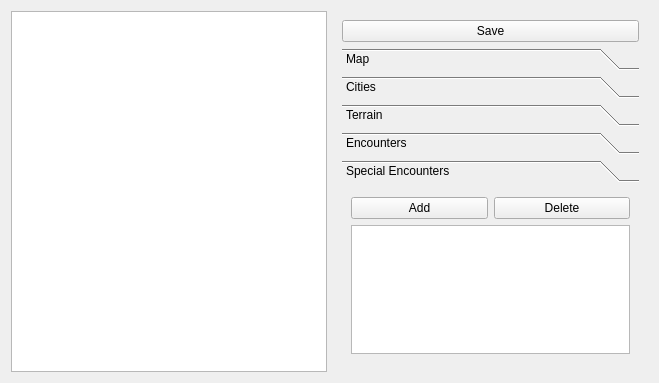
<?xml version="1.0" encoding="UTF-8"?>
<ui version="4.0">
 <class>WorldmapEditor</class>
 <widget class="QWidget" name="WorldmapEditor">
  <property name="geometry">
   <rect>
    <x>0</x>
    <y>0</y>
    <width>659</width>
    <height>383</height>
   </rect>
  </property>
  <property name="windowTitle">
   <string>Form</string>
  </property>
  <layout class="QHBoxLayout" name="horizontalLayout">
   <item>
    <widget class="QGraphicsView" name="graphicsView">
     <property name="sizePolicy">
      <sizepolicy hsizetype="Expanding" vsizetype="Expanding">
       <horstretch>0</horstretch>
       <verstretch>0</verstretch>
      </sizepolicy>
     </property>
    </widget>
   </item>
   <item>
    <widget class="QWidget" name="widget" native="true">
     <property name="sizePolicy">
      <sizepolicy hsizetype="MinimumExpanding" vsizetype="Preferred">
       <horstretch>0</horstretch>
       <verstretch>0</verstretch>
      </sizepolicy>
     </property>
     <layout class="QVBoxLayout" name="verticalLayout">
      <item>
       <widget class="QPushButton" name="buttonSave">
        <property name="text">
         <string>Save</string>
        </property>
       </widget>
      </item>
      <item>
       <widget class="QToolBox" name="toolBox">
        <property name="currentIndex">
         <number>4</number>
        </property>
        <widget class="QWidget" name="pageMap">
         <property name="geometry">
          <rect>
           <x>0</x>
           <y>0</y>
           <width>305</width>
           <height>194</height>
          </rect>
         </property>
         <attribute name="label">
          <string>Map</string>
         </attribute>
         <layout class="QVBoxLayout" name="verticalLayout_4">
          <item>
           <widget class="QGroupBox" name="groupBox">
            <property name="sizePolicy">
             <sizepolicy hsizetype="Preferred" vsizetype="Preferred">
              <horstretch>0</horstretch>
              <verstretch>0</verstretch>
             </sizepolicy>
            </property>
            <property name="title">
             <string>Tile Pixel Size</string>
            </property>
            <layout class="QGridLayout" name="gridLayout_4">
             <item row="2" column="1">
              <widget class="QSpinBox" name="tileSizeY"/>
             </item>
             <item row="2" column="0">
              <widget class="QLabel" name="label_10">
               <property name="text">
                <string>Y</string>
               </property>
              </widget>
             </item>
             <item row="1" column="1">
              <widget class="QSpinBox" name="tileSizeX"/>
             </item>
             <item row="1" column="0">
              <widget class="QLabel" name="label_9">
               <property name="text">
                <string>X</string>
               </property>
              </widget>
             </item>
            </layout>
           </widget>
          </item>
          <item>
           <widget class="QGroupBox" name="groupBox_2">
            <property name="title">
             <string>Amount of Tiles</string>
            </property>
            <layout class="QGridLayout" name="gridLayout_5">
             <item row="2" column="1">
              <widget class="QSpinBox" name="mapSizeY"/>
             </item>
             <item row="2" column="0">
              <widget class="QLabel" name="label_12">
               <property name="text">
                <string>Y</string>
               </property>
              </widget>
             </item>
             <item row="0" column="0">
              <widget class="QLabel" name="label_11">
               <property name="text">
                <string>X</string>
               </property>
              </widget>
             </item>
             <item row="0" column="1">
              <widget class="QSpinBox" name="mapSizeX"/>
             </item>
            </layout>
           </widget>
          </item>
         </layout>
        </widget>
        <widget class="QWidget" name="pageCity">
         <property name="geometry">
          <rect>
           <x>0</x>
           <y>0</y>
           <width>288</width>
           <height>260</height>
          </rect>
         </property>
         <attribute name="label">
          <string>Cities</string>
         </attribute>
         <layout class="QVBoxLayout" name="verticalLayout_2">
          <item>
           <widget class="QPushButton" name="buttonAddCity">
            <property name="text">
             <string>Add City</string>
            </property>
           </widget>
          </item>
          <item>
           <widget class="QListWidget" name="cityList"/>
          </item>
          <item>
           <widget class="QFrame" name="cityFrame">
            <property name="enabled">
             <bool>false</bool>
            </property>
            <property name="frameShape">
             <enum>QFrame::StyledPanel</enum>
            </property>
            <property name="frameShadow">
             <enum>QFrame::Raised</enum>
            </property>
            <layout class="QGridLayout" name="gridLayout">
             <item row="2" column="0">
              <widget class="QLabel" name="label_2">
               <property name="text">
                <string>Position Y</string>
               </property>
              </widget>
             </item>
             <item row="4" column="0">
              <widget class="QLabel" name="label_4">
               <property name="text">
                <string>Visible</string>
               </property>
              </widget>
             </item>
             <item row="2" column="1">
              <widget class="QDoubleSpinBox" name="cityPosY">
               <property name="maximum">
                <double>99999.990000000005239</double>
               </property>
              </widget>
             </item>
             <item row="3" column="1">
              <widget class="QDoubleSpinBox" name="cityRadius"/>
             </item>
             <item row="4" column="1">
              <widget class="QCheckBox" name="cityVisible">
               <property name="text">
                <string/>
               </property>
              </widget>
             </item>
             <item row="1" column="0">
              <widget class="QLabel" name="label">
               <property name="text">
                <string>Position X</string>
               </property>
              </widget>
             </item>
             <item row="0" column="0" colspan="2">
              <widget class="QPushButton" name="buttonDeleteCity">
               <property name="text">
                <string>Delete City</string>
               </property>
              </widget>
             </item>
             <item row="1" column="1">
              <widget class="QDoubleSpinBox" name="cityPosX">
               <property name="maximum">
                <double>99999.990000000005239</double>
               </property>
              </widget>
             </item>
             <item row="3" column="0">
              <widget class="QLabel" name="label_3">
               <property name="text">
                <string>Radius</string>
               </property>
              </widget>
             </item>
            </layout>
           </widget>
          </item>
         </layout>
        </widget>
        <widget class="QWidget" name="pageTiles">
         <property name="geometry">
          <rect>
           <x>0</x>
           <y>0</y>
           <width>288</width>
           <height>388</height>
          </rect>
         </property>
         <attribute name="label">
          <string>Terrain</string>
         </attribute>
         <layout class="QVBoxLayout" name="verticalLayout_3">
          <item>
           <widget class="QPushButton" name="terrainSelectAll">
            <property name="text">
             <string>Select All Cases</string>
            </property>
           </widget>
          </item>
          <item>
           <widget class="QPushButton" name="terrainDiscardSelection">
            <property name="text">
             <string>Discard Selection</string>
            </property>
           </widget>
          </item>
          <item>
           <widget class="QFrame" name="frame_2">
            <property name="enabled">
             <bool>true</bool>
            </property>
            <property name="frameShape">
             <enum>QFrame::StyledPanel</enum>
            </property>
            <property name="frameShadow">
             <enum>QFrame::Raised</enum>
            </property>
            <layout class="QGridLayout" name="gridLayout_2">
             <item row="0" column="0">
              <widget class="QLabel" name="label_5">
               <property name="text">
                <string>Movement speed</string>
               </property>
              </widget>
             </item>
             <item row="0" column="1">
              <widget class="QDoubleSpinBox" name="movementSpeed">
               <property name="decimals">
                <number>3</number>
               </property>
               <property name="minimum">
                <double>0.100000000000000</double>
               </property>
               <property name="maximum">
                <double>9.990000000000000</double>
               </property>
               <property name="singleStep">
                <double>0.100000000000000</double>
               </property>
               <property name="value">
                <double>1.000000000000000</double>
               </property>
              </widget>
             </item>
             <item row="2" column="0" colspan="2">
              <widget class="QFrame" name="frameEncounters">
               <property name="enabled">
                <bool>true</bool>
               </property>
               <property name="frameShape">
                <enum>QFrame::StyledPanel</enum>
               </property>
               <property name="frameShadow">
                <enum>QFrame::Raised</enum>
               </property>
               <layout class="QGridLayout" name="gridLayout_3">
                <item row="1" column="0">
                 <widget class="QPushButton" name="encounterAddMap">
                  <property name="text">
                   <string>Add</string>
                  </property>
                 </widget>
                </item>
                <item row="4" column="0">
                 <widget class="QPushButton" name="encounterAddType">
                  <property name="text">
                   <string>Add</string>
                  </property>
                 </widget>
                </item>
                <item row="1" column="1">
                 <widget class="QPushButton" name="encounterDelMap">
                  <property name="enabled">
                   <bool>true</bool>
                  </property>
                  <property name="text">
                   <string>Delete</string>
                  </property>
                 </widget>
                </item>
                <item row="4" column="1">
                 <widget class="QPushButton" name="encounterDelType">
                  <property name="enabled">
                   <bool>true</bool>
                  </property>
                  <property name="text">
                   <string>Delete</string>
                  </property>
                 </widget>
                </item>
                <item row="5" column="0" colspan="2">
                 <widget class="QListWidget" name="encounterTypes"/>
                </item>
                <item row="2" column="0" colspan="2">
                 <widget class="QListWidget" name="encounterMapList"/>
                </item>
                <item row="3" column="0" colspan="2">
                 <widget class="QLabel" name="label_8">
                  <property name="text">
                   <string>Encounter types</string>
                  </property>
                 </widget>
                </item>
                <item row="0" column="0" colspan="2">
                 <widget class="QLabel" name="label_7">
                  <property name="text">
                   <string>Maps</string>
                  </property>
                 </widget>
                </item>
               </layout>
              </widget>
             </item>
             <item row="1" column="0" colspan="2">
              <widget class="QLabel" name="label_6">
               <property name="text">
                <string>Random Encounters:</string>
               </property>
              </widget>
             </item>
            </layout>
           </widget>
          </item>
         </layout>
        </widget>
        <widget class="QWidget" name="page">
         <property name="geometry">
          <rect>
           <x>0</x>
           <y>0</y>
           <width>288</width>
           <height>234</height>
          </rect>
         </property>
         <attribute name="label">
          <string>Encounters</string>
         </attribute>
         <layout class="QGridLayout" name="gridLayout_6">
          <item row="0" column="0">
           <widget class="QPushButton" name="encounterAdd">
            <property name="text">
             <string>Add</string>
            </property>
           </widget>
          </item>
          <item row="2" column="0" colspan="2">
           <widget class="QListWidget" name="encounterList"/>
          </item>
          <item row="0" column="1">
           <widget class="QPushButton" name="encounterDelete">
            <property name="text">
             <string>Delete</string>
            </property>
           </widget>
          </item>
          <item row="3" column="0" colspan="2">
           <widget class="QFrame" name="frameEncounter">
            <property name="frameShape">
             <enum>QFrame::StyledPanel</enum>
            </property>
            <property name="frameShadow">
             <enum>QFrame::Raised</enum>
            </property>
            <layout class="QGridLayout" name="gridLayout_7">
             <item row="2" column="0">
              <widget class="QPushButton" name="critterAdd">
               <property name="text">
                <string>Add Critter</string>
               </property>
              </widget>
             </item>
             <item row="2" column="1">
              <widget class="QPushButton" name="critterDelete">
               <property name="text">
                <string>Remove Critter</string>
               </property>
              </widget>
             </item>
             <item row="3" column="0" colspan="2">
              <widget class="QTableWidget" name="critterList">
               <column>
                <property name="text">
                 <string>Character Sheet</string>
                </property>
               </column>
               <column>
                <property name="text">
                 <string>Quantity</string>
                </property>
               </column>
              </widget>
             </item>
            </layout>
           </widget>
          </item>
         </layout>
        </widget>
        <widget class="QWidget" name="page_2">
         <attribute name="label">
          <string>Special Encounters</string>
         </attribute>
         <layout class="QGridLayout" name="gridLayout_8">
          <item row="0" column="0">
           <widget class="QPushButton" name="specialEncounterAdd">
            <property name="text">
             <string>Add</string>
            </property>
           </widget>
          </item>
          <item row="0" column="1">
           <widget class="QPushButton" name="specialEncounterDelete">
            <property name="text">
             <string>Delete</string>
            </property>
           </widget>
          </item>
          <item row="1" column="0" colspan="2">
           <widget class="QListWidget" name="specialEncountersList"/>
          </item>
         </layout>
        </widget>
       </widget>
      </item>
     </layout>
    </widget>
   </item>
  </layout>
 </widget>
 <resources/>
 <connections/>
</ui>
